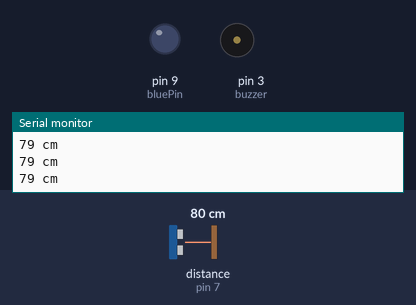
Recording of a sketch running on a simulated Arduino Uno, built with avr-gcc and run on an emulated ATmega328P. Shown: output pins drawn as LEDs (lit = HIGH), buzzer (waves = sounding, pin HIGH), the last lines printed to the serial monitor. Wiring (inferred from the names in the program): ultrasonic range finder: trigger pin 6; echo pin 7. The inputs (shaded band) are chosen by the test bench; at power-on: distance to the obstacle (sensor on pin 7) 80 cm. The echo pulse lasts 58.3 µs per cm; pins used as bus, display or sensor lines are not drawn.

Above: at 1.2 s.
1.3 s: distance to the obstacle (sensor on pin 7) set to 56 cm
4.3 s: distance to the obstacle (sensor on pin 7) set to 48 cm
At 5.7 s:
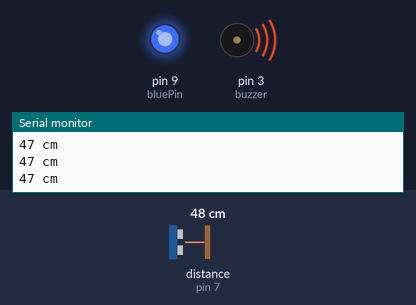
6.0 s: distance to the obstacle (sensor on pin 7) set to 60 cm
At 6.9 s:
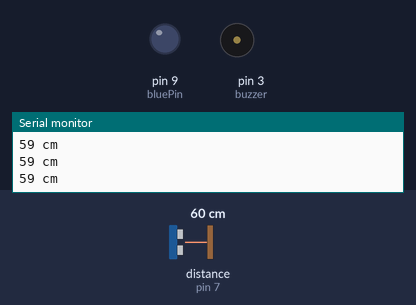
7.6 s: distance to the obstacle (sensor on pin 7) set to 2 cm
At 8.1 s:
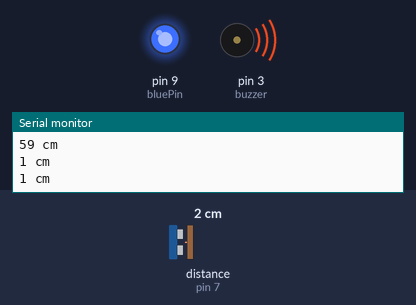
Timing chart, 0 to 10.2 s (numbered marks = the images above; inputs shaded):
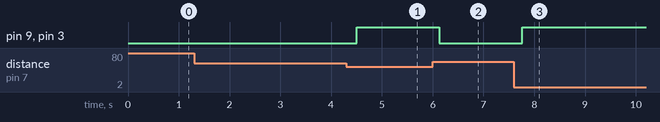

Measured:
- the behaviour switches between 51 and 50 cm on distance to the obstacle (sensor on pin 7) (found by bisection; images 0 and 1)
- after the input at 4.3 s, pin 9 (bluePin), pin 3 (buzzer): LOW → HIGH after 0.20 s
- after the input at 6.0 s, pin 9 (bluePin), pin 3 (buzzer): HIGH → LOW after 0.13 s
- after the input at 7.6 s, pin 9 (bluePin), pin 3 (buzzer): LOW → HIGH after 0.16 s

The sketch:

Alarm_System.ino
```cpp
//Security Alarm with Ultrasonic Sensor
/*
 * The buzzer will ring and the LED will lit up if someone
 * is within 50 cm distance from the ultrasonic sensor.
 */
#define trigPin 6
#define echoPin 7
#define buzzer 3
#define bluePin 9
float new_delay;
void setup() {
  Serial.begin(9600);
  pinMode(trigPin, OUTPUT);
  pinMode(echoPin, INPUT);
  pinMode(buzzer, OUTPUT);
  pinMode(bluePin, OUTPUT);
}
void loop() {
  long duration, distance;
  digitalWrite(trigPin, LOW);
  delayMicroseconds(2);
  digitalWrite(trigPin, HIGH);
  delayMicroseconds(10);
  digitalWrite(trigPin, LOW);
  duration = pulseIn(echoPin, HIGH);
  distance = (duration/2)/29.1;
  new_delay = (distance*3)+30;
  Serial.print(distance);
  Serial.println(" cm");
  if(distance < 50) {
    digitalWrite(buzzer, HIGH);
    digitalWrite(bluePin, HIGH);
  }
  else {
    digitalWrite(buzzer, LOW);
    digitalWrite(bluePin, LOW);
  }
  delay(200);

}
```
